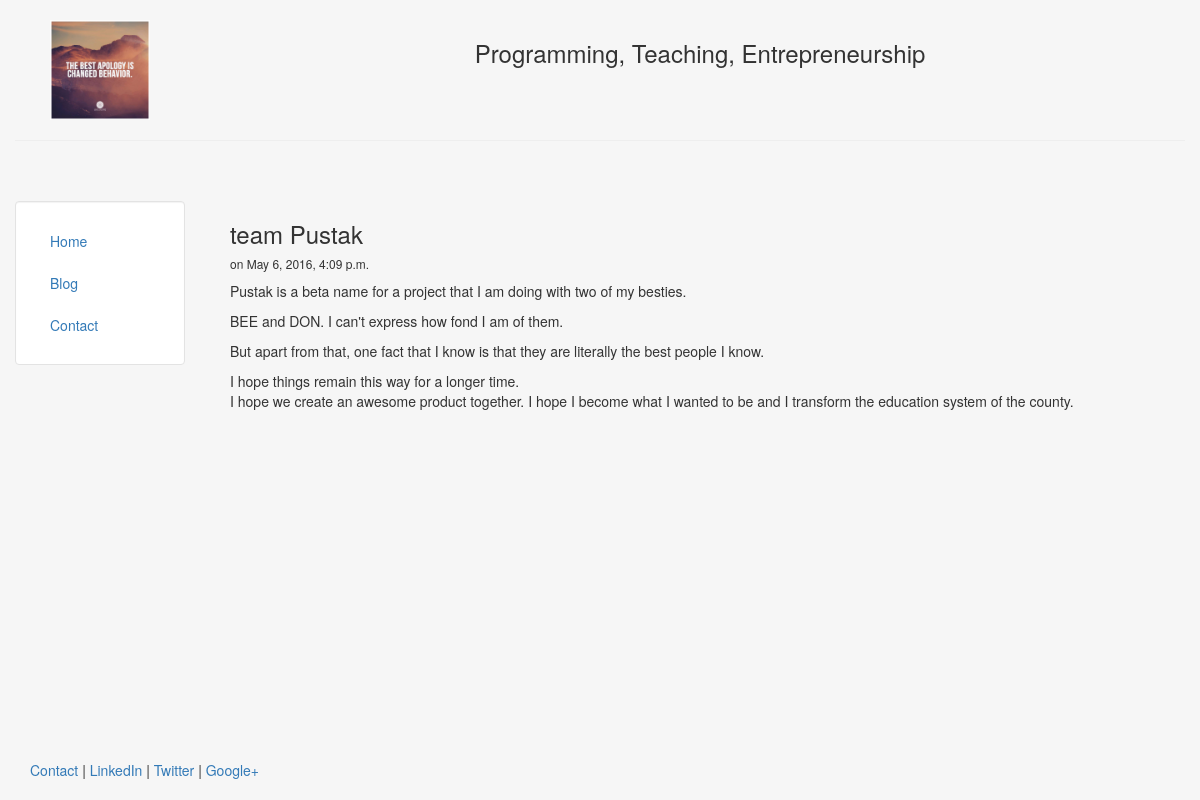
Page /blog/2 on the committed database.
### blog/models.py (models this page shows, shortened)
class Post(models.Model):
	title = models.CharField(max_length = 140)
	body = models.TextField()
	date = models.DateTimeField()

### blog/templates/blog/post.html
{% extends "person/header.html"%}
{% block content %}
	<h3>{{post.title}}</h3>
	<h6>on {{post.date}}</h6>
	{{post.body | safe | linebreaks}}
{% endblock %}

### person/templates/person/header.html (style rules this page uses)
html, body { height:100% }

### rows in the picture
Post: title "team Pustak", date "May 6, 2016, 4:09 p.m.", body "Pustak is a beta name for a project that I am doing with two of my besties. BEE and DON. I can't express how fond I am of them. But apart from that, one fact that I know is that they are literally the best people I know. I hope things remain this way for a longer time. I hope we create an awesome product together. I hope I become what I wanted to be and I transform the education system of the county."
